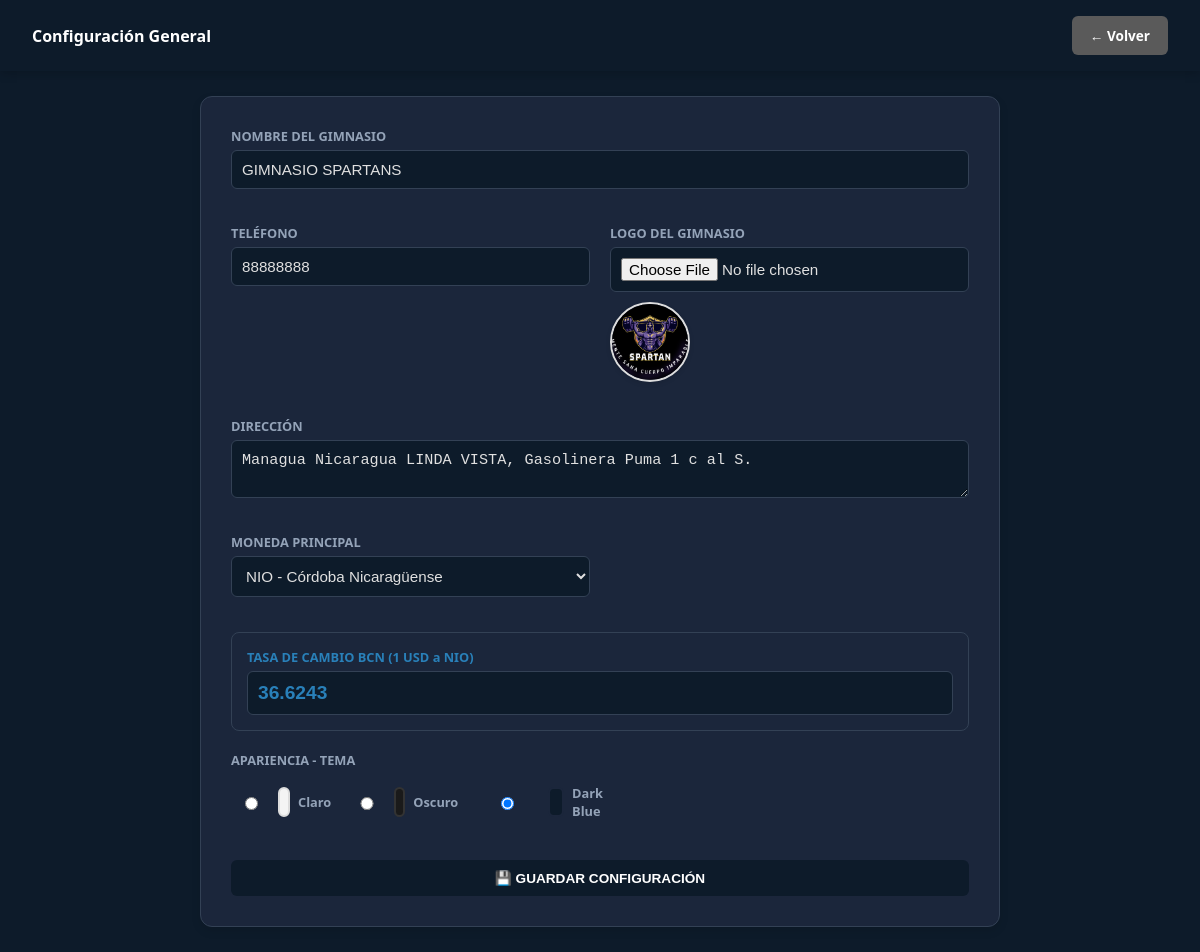
/views/admin/configuracion.php (signed in), run on the app's committed database.
### tables this page shows
CREATE TABLE `configuracion` (
  `id` int(11) NOT NULL DEFAULT 1,
  `nombre_gym` varchar(100) DEFAULT 'GYM MA DB',
  `moneda_nombre` varchar(50) DEFAULT 'Córdoba Nicaragüense',
  `moneda_iso` varchar(3) DEFAULT 'NIO',
  `moneda_simbolo` varchar(5) DEFAULT 'C$',
  `tipo_cambio_bcn` decimal(10,4) DEFAULT 36.6243,
  `ultima_actualizacion` timestamp NOT NULL DEFAULT current_timestamp() ON UPDATE current_timestamp(),
  `direccion_gym` text DEFAULT NULL,
  `telefono_gym` varchar(20) DEFAULT NULL,
  `logo_ruta` varchar(255) DEFAULT 'logo_default.png',
  `tema` varchar(20) DEFAULT 'default'
);

### config/AppConfig.php (called while the page is built, shortened)
<?php
class AppConfig {
    private $conn;
    private $table_name = "configuracion";
    public function __construct($db) {
        $this->conn = $db;
    }
    private function asegurarColumnaTema() {
        try {
            $this->conn->exec("ALTER TABLE configuracion ADD COLUMN tema VARCHAR(20) DEFAULT 'default'");
        } catch (PDOException $e) {}
    }
    public function obtenerConfig() {
        $query = "SELECT * FROM " . $this->table_name . " WHERE id = 1 LIMIT 1";
        $stmt = $this->conn->prepare($query);
        $stmt->execute();
        $this->config_cache = $stmt->fetch(PDO::FETCH_ASSOC);
        return $this->config_cache;
    }
}

### views/admin/configuracion.php (the view, shortened to what this page needs)
<?php
require_once "../../config/AppConfig.php";
$db = (new Database())->getConnection();
$config = (new AppConfig($db))->obtenerConfig();
$tema_actual = $config['tema'] ?? 'default';
$monedas = [
    ['iso'=>'NIO', 'nom'=>'Córdoba Nicaragüense', 'sim'=>'C$'],
    ['iso'=>'USD', 'nom'=>'Dólar Estadounidense', 'sim'=>'$'],
    ['iso'=>'EUR', 'nom'=>'Euro', 'sim'=>'€'],
    ['iso'=>'CRC', 'nom'=>'Colón Costarricense', 'sim'=>'₡'],
    ['iso'=>'GTQ', 'nom'=>'Quetzal Guatemalteco', 'sim'=>'Q']
];
?>
<!DOCTYPE html>
<html lang="es">
<head>
    <link rel="stylesheet" href="../../public/css/estilos.css">
</head>
<body class="<?php echo ($tema_actual !== 'default') ? 'tema-' . $tema_actual : ''; ?>">
    <header>
        <div class="logo"><h2><i class="fas fa-cogs"></i> Configuración General</h2></div>
        <a href="../dashboard.php" class="btn-volver gris">← Volver</a>
    </header>
    <div class="dashboard-wrapper">
        <div class="card">
            <form action="../../controllers/ConfigController.php" method="POST" enctype="multipart/form-data">
                <div class="grid">
                    <div class="f-group" style="grid-column: span 2;">
                        <label>NOMBRE DEL GIMNASIO</label>
                        <input type="text" name="nombre_gym" value="<?php echo $config['nombre_gym']; ?>" required>
                    </div>
                    <div class="f-group">
                        <label>TELÉFONO</label>
                        <input type="text" name="telefono_gym" value="<?php echo $config['telefono_gym']; ?>">
                    </div>
                    <div class="f-group">
                        <label>LOGO DEL GIMNASIO</label>
                        <input type="file" name="logo_gym" accept="image/*" onchange="document.getElementById('pre').src = window.URL.createObjectURL(this.files[0])">
                        <img id="pre" src="../../public/img/<?php echo $config['logo_ruta']; ?>" alt="Previsualización del logo">
                    </div>
                    <div class="f-group" style="grid-column: span 2;">
                        <label>DIRECCIÓN</label>
                        <textarea name="direccion_gym" rows="2"><?php echo $config['direccion_gym']; ?></textarea>
                    </div>
                    <div class="f-group">
                        <label>MONEDA PRINCIPAL</label>
                        <select name="moneda_iso" id="m_sel" onchange="updateM()">
                            <?php foreach($monedas as $m): ?>
                                <option value="<?php echo $m['iso']; ?>" data-nom="<?php echo $m['nom']; ?>" data-sim="<?php echo $m['sim']; ?>" <?php if($config['moneda_iso']==$m['iso']) echo 'selected'; ?>>
                                    <?php echo $m['iso']." - ".$m['nom']; ?>
                                </option>
                            <?php endforeach; ?>
                        </select>
                    </div>
                    <div class="bcn">
                        <label style="color:#2980b9;">TASA DE CAMBIO BCN (1 USD a NIO)</label>
                        <input type="number" step="0.0001" name="tipo_cambio_bcn" value="<?php echo $config['tipo_cambio_bcn']; ?>" style="width:100%; font-size:1.2rem; font-weight:bold; color:#2980b9;">
                    </div>
                    <div class="f-group" style="grid-column: span 2;">
                        <label>APARIENCIA - TEMA</label>
                        <div style="display:flex; gap:15px; margin-top:10px;">
                            <label style="display:flex; align-items:center; gap:8px; cursor:pointer;">
                                <input type="radio" name="tema" value="default" <?php echo ($config['tema'] ?? 'default') == 'default' ? 'checked' : ''; ?>>
                                <span style="width:30px; height:30px; background:#f4f4f4; border:2px solid #ddd; border-radius:6px; display:inline-block;"></span>
                                <span>Claro</span>
                            </label>
                            <label style="display:flex; align-items:center; gap:8px; cursor:pointer;">
                                <input type="radio" name="tema" value="oscuro" <?php echo ($config['tema'] ?? '') == 'oscuro' ? 'checked' : ''; ?>>
                                <span style="width:30px; height:30px; background:#1a1a1a; border:2px solid #333; border-radius:6px; display:inline-block;"></span>
                                <span>Oscuro</span>
                            </label>
                            <label style="display:flex; align-items:center; gap:8px; cursor:pointer;">
                                <input type="radio" name="tema" value="darkblue" <?php echo ($config['tema'] ?? '') == 'darkblue' ? 'checked' : ''; ?>>
                                <span style="width:30px; height:30px; background:#0d1b2a; border:2px solid #1b263b; border-radius:6px; display:inline-block;"></span>
                                <span>Dark Blue</span>
                            </label>
                        </div>
                    </div>
                </div>
                <button type="submit" name="btn_save_config" class="btn-accion" style="width:100%; margin-top:20px; border:none; cursor:pointer;">💾 GUARDAR CONFIGURACIÓN</button>
            </form>
        </div>
    </div>
</body>
</html>

### public/css/estilos.css (style rules this page uses)
:root { --primary: #27ae60; --secondary: #2c3e50; --danger: #e74c3c; --warning: #f39c12; --info: #3498db; --dark: #1a1a1a; --light: #f4f4f4; --bg-body: #f4f4f4; --bg-card: #ffffff; --text-main: #333333; --text-muted: #666666; --border-color: #dddddd; --header-bg: #2c3e50; --input-bg: #ffffff; --input-text: #333333; --input-border: #cccccc; --link-color: #2980b9; }
body.tema-darkblue { --primary: #3498db; --secondary: #0d1b2a; --danger: #e74c3c; --warning: #f39c12; --info: #5dade2; --dark: #f4f4f4; --light: #1b263b; --bg-body: #0d1b2a; --bg-card: #1b263b; --text-main: #e0e0e0; --text-muted: #94a3b8; --border-color: #334155; --header-bg: #0d1b2a; --input-bg: #0d1b2a; --input-text: #e0e0e0; --input-border: #334155; --link-color: #3498db; }
* { box-sizing: border-box; }
body { font-family: 'Segoe UI', Tahoma, Geneva, Verdana, sans-serif; background-color: var(--bg-body); color: var(--text-main); margin: 0; }
header { background: var(--header-bg); color: white; padding: 15px 25px; display: flex; justify-content: space-between; align-items: center; box-shadow: 0 2px 10px rgba(0,0,0,0.2); }
.dashboard-wrapper { padding: 25px; max-width: 1400px; margin: 0 auto; }
.card, .stat-card, .actions-box, .chart-box, .tabla-container, .seccion, .filtro-container, .grid-stats, .card-stat, .login-card, .stat-card, .recaudado-header, .calculadora-box, .page-card { background: var(--bg-card); color: var(--text-main); border: 1px solid var(--border-color); border-radius: 10px; padding: 20px; margin-bottom: 20px; box-shadow: 0 2px 8px rgba(0,0,0,0.08); }
.btn-accion, .btn-menu { display: inline-block; padding: 10px 18px; background: var(--secondary); color: white !important; text-decoration: none; border-radius: 6px; font-weight: 600; font-size: 0.85rem; transition: all 0.2s ease; border: none; cursor: pointer; }
.btn-volver { display: inline-block; padding: 8px 15px; background: var(--header-bg); color: white; text-decoration: none; border-radius: 5px; font-size: 0.8rem; font-weight: 600; }
input, select, textarea { background: var(--input-bg); color: var(--input-text); border: 1px solid var(--input-border); padding: 12px; border-radius: 6px; font-size: 0.95rem; width: 100%; }
label { color: var(--text-muted); font-weight: 600; font-size: 0.8rem; margin-bottom: 6px; display: block; }
h1, h2, h3, h4, h5, h6 { color: var(--text-main); margin-top: 0; }
a { color: var(--link-color); text-decoration: none; }
.grid { display: grid; gap: 20px; }
.logo h2 { color: white; font-size: 1rem; margin: 0; }
body.tema-oscuro header h2, body.tema-darkblue header h2 { color: white; }
body.tema-oscuro .logo h2, body.tema-darkblue .logo h2 { color: white; }
.btn-volver { display: inline-block; padding: 10px 18px; background: var(--secondary); color: white !important; text-decoration: none; border-radius: 6px; font-weight: 600; font-size: 0.85rem; transition: all 0.2s ease; }
.btn-volver.gris { background: #7f8c8d; }
body.tema-oscuro .btn-volver.gris, body.tema-darkblue .btn-volver.gris { background: #5a5a5a; }

### views/admin/configuracion.php (style rules this page uses)
.card { background: var(--bg-card); padding: 30px; border-radius: 12px; max-width: 800px; margin: 0 auto; box-shadow: 0 4px 10px rgba(0,0,0,0.1); border: 1px solid var(--border-color); color: var(--text-main); }
.grid { display: grid; grid-template-columns: 1fr 1fr; gap: 20px; }
.f-group { display: flex; flex-direction: column; margin-bottom: 15px; }
label { font-weight: bold; font-size: 0.8rem; color: var(--text-muted); margin-bottom: 5px; }
input, select, textarea { padding: 10px; border: 1px solid var(--input-border); border-radius: 6px; background: var(--input-bg); color: var(--input-text); }
.bcn { background: var(--bg-card); padding: 15px; border-radius: 8px; border-left: 4px solid #2980b9; grid-column: span 2; border: 1px solid var(--border-color); }
body { background-color: var(--bg-body); color: var(--text-main); }
header { background: var(--header-bg); color: white; padding: 1rem 2rem; display: flex; justify-content: space-between; align-items: center; }
#pre { height: 80px; width: 80px; margin-top: 10px; object-fit: cover; border-radius: 50%; border: 2px solid #ddd; box-shadow: 0 2px 5px rgba(0,0,0,0.1); }

### data on the page
configuracion: nombre_gym "GIMNASIO SPARTANS", telefono_gym "88888888", logo_ruta (picture), direccion_gym "Managua Nicaragua LINDA VISTA, Gasolinera Puma 1 c al S.", tipo_cambio_bcn "36.6243", tema "☐ Claro", tema "☐ Oscuro", tema "☑ Dark Blue"

### other printed values
form field moneda_iso "NIO - Córdoba Nicaragüense"
